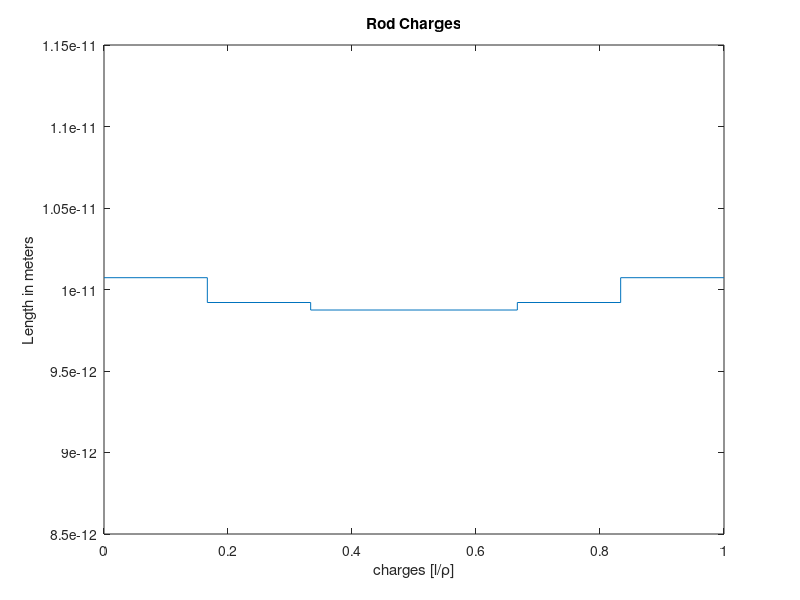

Recreate this plot in MATLAB.
%% %%%%%%%%%%%%%%%%%%%%%%%%%%%%%%%%%%%%%%%%%%%%% %%
%% Computation for ROD                           %%
%% Anthony Gasbarro                              %%
%% EE 675                                        %%    
%% %%%%%%%%%%%%%%%%%%%%%%%%%%%%%%%%%%%%%%%%%%%%% %%

clearvars;
close all;
clc;

%% Poll User Input %%

prompt = 'How many subdivisions does the rod have? \n'; %prompt user for input
subdivisions = input(prompt); %gather input to create number of rod subdivisions

%% Adjustable parameters %%

length = 1; %length of rod in meters
radius = 0.001; %radius of rod in meters
potential = 1; %Potential at center of section in Volts

%% Constant Parameters %%
E0 = 8.854*10^(-12); %permittivity of free space (F/m)
pi = 3.14159;            %value of pi
mu0 = 4*pi*10^(-7);     %permeability of free space in N/(A^2)

%% Compute section lengths %%

h = 1/subdivisions;
sections = length/h+1;

%% Generate A Matrix %%

%This section

Amatrix = zeros(sections);
for i = 1:sections
        for j = 1:sections
                Amatrix(i,j) = (2*pi*radius*h)/abs(i-j);
        end
end
for i = 1:sections
    Amatrix(i,i) = (4*pi*radius*log(h/radius));
end

%% Generate B Matrix %%

Bmatrix = ones(sections, 1)*4*pi*E0;

%% Calculate C Matrix %%

Cmatrix = Amatrix\Bmatrix;

%% Calculate Charge %%

charge = Cmatrix*2*pi*radius*length;

%% Determine Axis and Plot %%

y = [charge;charge(numel(charge))];
x = (0:1/(numel(charge)):1);

stairs(x,y);
title('Rod Charges');
ylabel('Length in meters');
xlabel('charges [l/\rho]');

